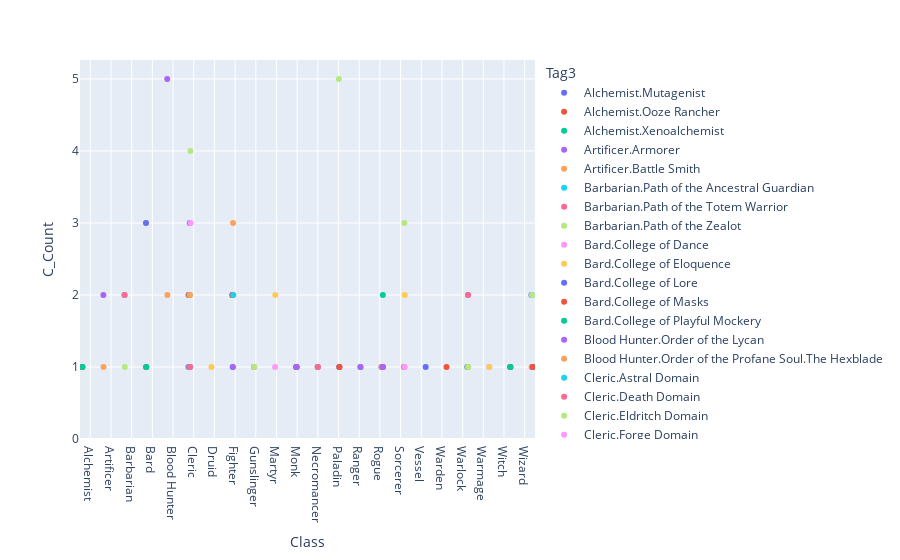

This figure's notebook cell:
### Code cell
fig = px.scatter(Tab_Cla2, x="Class", y="C_Count", color="Tag3")
fig.update_layout(scattermode="group")
fig.show()

### Figure 1 — Plotly figure (JSON) as saved in the notebook; plotly's stock layout.template omitted (floating-point values rounded to 4 significant figures)
{"data": [{"hovertemplate": "Tag3=Alchemist.Mutagenist<br>Class=%{x}<br>C_Count=%{y}<extra></extra>", "legendgroup": "Alchemist.Mutagenist", "marker": {"color": "#636efa", "symbol": "circle"}, "mode": "markers", "name": "Alchemist.Mutagenist", "orientation": "v", "showlegend": true, "type": "scatter", "x": ["Alchemist"], "xaxis": "x", "y": [1], "yaxis": "y"}, {"hovertemplate": "Tag3=Alchemist.Ooze Rancher<br>Class=%{x}<br>C_Count=%{y}<extra></extra>", "legendgroup": "Alchemist.Ooze Rancher", "marker": {"color": "#EF553B", "symbol": "circle"}, "mode": "markers", "name": "Alchemist.Ooze Rancher", "orientation": "v", "showlegend": true, "type": "scatter", "x": ["Alchemist"], "xaxis": "x", "y": [1], "yaxis": "y"}, {"hovertemplate": "Tag3=Alchemist.Xenoalchemist<br>Class=%{x}<br>C_Count=%{y}<extra></extra>", "legendgroup": "Alchemist.Xenoalchemist", "marker": {"color": "#00cc96", "symbol": "circle"}, "mode": "markers", "name": "Alchemist.Xenoalchemist", "orientation": "v", "showlegend": true, "type": "scatter", "x": ["Alchemist"], "xaxis": "x", "y": [1], "yaxis": "y"}, {"hovertemplate": "Tag3=Artificer.Armorer<br>Class=%{x}<br>C_Count=%{y}<extra></extra>", "legendgroup": "Artificer.Armorer", "marker": {"color": "#ab63fa", "symbol": "circle"}, "mode": "markers", "name": "Artificer.Armorer", "orientation": "v", "showlegend": true, "type": "scatter", "x": ["Artificer"], "xaxis": "x", "y": [2], "yaxis": "y"}, {"hovertemplate": "Tag3=Artificer.Battle Smith<br>Class=%{x}<br>C_Count=%{y}<extra></extra>", "legendgroup": "Artificer.Battle Smith", "marker": {"color": "#FFA15A", "symbol": "circle"}, "mode": "markers", "name": "Artificer.Battle Smith", "orientation": "v", "showlegend": true, "type": "scatter", "x": ["Artificer"], "xaxis": "x", "y": [1], "yaxis": "y"}, {"hovertemplate": "Tag3=Barbarian.Path of the Ancestral Guardian<br>Class=%{x}<br>C_Count=%{y}<extra></extra>", "legendgroup": "Barbarian.Path of the Ancestral Guardian", "marker": {"color": "#19d3f3", "symbol": "circle"}, "mode": "markers", "name": "Barbarian.Path of the Ancestral Guardian", "orientation": "v", "showlegend": true, "type": "scatter", "x": ["Barbarian"], "xaxis": "x", "y": [2], "yaxis": "y"}, {"hovertemplate": "Tag3=Barbarian.Path of the Totem Warrior<br>Class=%{x}<br>C_Count=%{y}<extra></extra>", "legendgroup": "Barbarian.Path of the Totem Warrior", "marker": {"color": "#FF6692", "symbol": "circle"}, "mode": "markers", "name": "Barbarian.Path of the Totem Warrior", "orientation": "v", "showlegend": true, "type": "scatter", "x": ["Barbarian"], "xaxis": "x", "y": [2], "yaxis": "y"}, {"hovertemplate": "Tag3=Barbarian.Path of the Zealot<br>Class=%{x}<br>C_Count=%{y}<extra></extra>", "legendgroup": "Barbarian.Path of the Zealot", "marker": {"color": "#B6E880", "symbol": "circle"}, "mode": "markers", "name": "Barbarian.Path of the Zealot", "orientation": "v", "showlegend": true, "type": "scatter", "x": ["Barbarian"], "xaxis": "x", "y": [1], "yaxis": "y"}, {"hovertemplate": "Tag3=Bard.College of Dance<br>Class=%{x}<br>C_Count=%{y}<extra></extra>", "legendgroup": "Bard.College of Dance", "marker": {"color": "#FF97FF", "symbol": "circle"}, "mode": "markers", "name": "Bard.College of Dance", "orientation": "v", "showlegend": true, "type": "scatter", "x": ["Bard"], "xaxis": "x", "y": [1], "yaxis": "y"}, {"hovertemplate": "Tag3=Bard.College of Eloquence<br>Class=%{x}<br>C_Count=%{y}<extra></extra>", "legendgroup": "Bard.College of Eloquence", "marker": {"color": "#FECB52", "symbol": "circle"}, "mode": "markers", "name": "Bard.College of Eloquence", "orientation": "v", "showlegend": true, "type": "scatter", "x": ["Bard"], "xaxis": "x", "y": [3], "yaxis": "y"}, {"hovertemplate": "Tag3=Bard.College of Lore<br>Class=%{x}<br>C_Count=%{y}<extra></extra>", "legendgroup": "Bard.College of Lore", "marker": {"color": "#636efa", "symbol": "circle"}, "mode": "markers", "name": "Bard.College of Lore", "orientation": "v", "showlegend": true, "type": "scatter", "x": ["Bard"], "xaxis": "x", "y": [3], "yaxis": "y"}, {"hovertemplate": "Tag3=Bard.College of Masks<br>Class=%{x}<br>C_Count=%{y}<extra></extra>", "legendgroup": "Bard.College of Masks", "marker": {"color": "#EF553B", "symbol": "circle"}, "mode": "markers", "name": "Bard.College of Masks", "orientation": "v", "showlegend": true, "type": "scatter", "x": ["Bard"], "xaxis": "x", "y": [1], "yaxis": "y"}, {"hovertemplate": "Tag3=Bard.College of Playful Mockery<br>Class=%{x}<br>C_Count=%{y}<extra></extra>", "legendgroup": "Bard.College of Playful Mockery", "marker": {"color": "#00cc96", "symbol": "circle"}, "mode": "markers", "name": "Bard.College of Playful Mockery", "orientation": "v", "showlegend": true, "type": "scatter", "x": ["Bard"], "xaxis": "x", "y": [1], "yaxis": "y"}, {"hovertemplate": "Tag3=Blood Hunter.Order of the Lycan<br>Class=%{x}<br>C_Count=%{y}<extra></extra>", "legendgroup": "Blood Hunter.Order of the Lycan", "marker": {"color": "#ab63fa", "symbol": "circle"}, "mode": "markers", "name": "Blood Hunter.Order of the Lycan", "orientation": "v", "showlegend": true, "type": "scatter", "x": ["Blood Hunter"], "xaxis": "x", "y": [5], "yaxis": "y"}, {"hovertemplate": "Tag3=Blood Hunter.Order of the Profane Soul.The Hexblade<br>Class=%{x}<br>C_Count=%{y}<extra></extra>", "legendgroup": "Blood Hunter.Order of the Profane Soul.The Hexblade", "marker": {"color": "#FFA15A", "symbol": "circle"}, "mode": "markers", "name": "Blood Hunter.Order of the Profane Soul.The Hexblade", "orientation": "v", "showlegend": true, "type": "scatter", "x": ["Blood Hunter"], "xaxis": "x", "y": [2], "yaxis": "y"}, {"hovertemplate": "Tag3=Cleric.Astral Domain<br>Class=%{x}<br>C_Count=%{y}<extra></extra>", "legendgroup": "Cleric.Astral Domain", "marker": {"color": "#19d3f3", "symbol": "circle"}, "mode": "markers", "name": "Cleric.Astral Domain", "orientation": "v", "showlegend": true, "type": "scatter", "x": ["Cleric"], "xaxis": "x", "y": [1], "yaxis": "y"}, {"hovertemplate": "Tag3=Cleric.Death Domain<br>Class=%{x}<br>C_Count=%{y}<extra></extra>", "legendgroup": "Cleric.Death Domain", "marker": {"color": "#FF6692", "symbol": "circle"}, "mode": "markers", "name": "Cleric.Death Domain", "orientation": "v", "showlegend": true, "type": "scatter", "x": ["Cleric"], "xaxis": "x", "y": [2], "yaxis": "y"}, {"hovertemplate": "Tag3=Cleric.Eldritch Domain<br>Class=%{x}<br>C_Count=%{y}<extra></extra>", "legendgroup": "Cleric.Eldritch Domain", "marker": {"color": "#B6E880", "symbol": "circle"}, "mode": "markers", "name": "Cleric.Eldritch Domain", "orientation": "v", "showlegend": true, "type": "scatter", "x": ["Cleric"], "xaxis": "x", "y": [1], "yaxis": "y"}, {"hovertemplate": "Tag3=Cleric.Forge Domain<br>Class=%{x}<br>C_Count=%{y}<extra></extra>", "legendgroup": "Cleric.Forge Domain", "marker": {"color": "#FF97FF", "symbol": "circle"}, "mode": "markers", "name": "Cleric.Forge Domain", "orientation": "v", "showlegend": true, "type": "scatter", "x": ["Cleric"], "xaxis": "x", "y": [1], "yaxis": "y"}, {"hovertemplate": "Tag3=Cleric.Garlic Bread Domain<br>Class=%{x}<br>C_Count=%{y}<extra></extra>", "legendgroup": "Cleric.Garlic Bread Domain", "marker": {"color": "#FECB52", "symbol": "circle"}, "mode": "markers", "name": "Cleric.Garlic Bread Domain", "orientation": "v", "showlegend": true, "type": "scatter", "x": ["Cleric"], "xaxis": "x", "y": [1], "yaxis": "y"}, {"hovertemplate": "Tag3=Cleric.Grave Domain<br>Class=%{x}<br>C_Count=%{y}<extra></extra>", "legendgroup": "Cleric.Grave Domain", "marker": {"color": "#636efa", "symbol": "circle"}, "mode": "markers", "name": "Cleric.Grave Domain", "orientation": "v", "showlegend": true, "type": "scatter", "x": ["Cleric"], "xaxis": "x", "y": [1], "yaxis": "y"}, {"hovertemplate": "Tag3=Cleric.Inquisition Domain<br>Class=%{x}<br>C_Count=%{y}<extra></extra>", "legendgroup": "Cleric.Inquisition Domain", "marker": {"color": "#EF553B", "symbol": "circle"}, "mode": "markers", "name": "Cleric.Inquisition Domain", "orientation": "v", "showlegend": true, "type": "scatter", "x": ["Cleric"], "xaxis": "x", "y": [2], "yaxis": "y"}, {"hovertemplate": "Tag3=Cleric.Life Domain<br>Class=%{x}<br>C_Count=%{y}<extra></extra>", "legendgroup": "Cleric.Life Domain", "marker": {"color": "#00cc96", "symbol": "circle"}, "mode": "markers", "name": "Cleric.Life Domain", "orientation": "v", "showlegend": true, "type": "scatter", "x": ["Cleric"], "xaxis": "x", "y": [2], "yaxis": "y"}, {"hovertemplate": "Tag3=Cleric.Light Domain<br>Class=%{x}<br>C_Count=%{y}<extra></extra>", "legendgroup": "Cleric.Light Domain", "marker": {"color": "#ab63fa", "symbol": "circle"}, "mode": "markers", "name": "Cleric.Light Domain", "orientation": "v", "showlegend": true, "type": "scatter", "x": ["Cleric"], "xaxis": "x", "y": [3], "yaxis": "y"}, {"hovertemplate": "Tag3=Cleric.Moon Domain<br>Class=%{x}<br>C_Count=%{y}<extra></extra>", "legendgroup": "Cleric.Moon Domain", "marker": {"color": "#FFA15A", "symbol": "circle"}, "mode": "markers", "name": "Cleric.Moon Domain", "orientation": "v", "showlegend": true, "type": "scatter", "x": ["Cleric"], "xaxis": "x", "y": [2], "yaxis": "y"}, {"hovertemplate": "Tag3=Cleric.Order Domain<br>Class=%{x}<br>C_Count=%{y}<extra></extra>", "legendgroup": "Cleric.Order Domain", "marker": {"color": "#19d3f3", "symbol": "circle"}, "mode": "markers", "name": "Cleric.Order Domain", "orientation": "v", "showlegend": true, "type": "scatter", "x": ["Cleric"], "xaxis": "x", "y": [1], "yaxis": "y"}, {"hovertemplate": "Tag3=Cleric.Peace Domain<br>Class=%{x}<br>C_Count=%{y}<extra></extra>", "legendgroup": "Cleric.Peace Domain", "marker": {"color": "#FF6692", "symbol": "circle"}, "mode": "markers", "name": "Cleric.Peace Domain", "orientation": "v", "showlegend": true, "type": "scatter", "x": ["Cleric"], "xaxis": "x", "y": [1], "yaxis": "y"}, {"hovertemplate": "Tag3=Cleric.Tempest Domain<br>Class=%{x}<br>C_Count=%{y}<extra></extra>", "legendgroup": "Cleric.Tempest Domain", "marker": {"color": "#B6E880", "symbol": "circle"}, "mode": "markers", "name": "Cleric.Tempest Domain", "orientation": "v", "showlegend": true, "type": "scatter", "x": ["Cleric"], "xaxis": "x", "y": [4], "yaxis": "y"}, {"hovertemplate": "Tag3=Cleric.Twilight Domain<br>Class=%{x}<br>C_Count=%{y}<extra></extra>", "legendgroup": "Cleric.Twilight Domain", "marker": {"color": "#FF97FF", "symbol": "circle"}, "mode": "markers", "name": "Cleric.Twilight Domain", "orientation": "v", "showlegend": true, "type": "scatter", "x": ["Cleric"], "xaxis": "x", "y": [3], "yaxis": "y"}, {"hovertemplate": "Tag3=Druid.Circle of the Shepherd<br>Class=%{x}<br>C_Count=%{y}<extra></extra>", "legendgroup": "Druid.Circle of the Shepherd", "marker": {"color": "#FECB52", "symbol": "circle"}, "mode": "markers", "name": "Druid.Circle of the Shepherd", "orientation": "v", "showlegend": true, "type": "scatter", "x": ["Druid"], "xaxis": "x", "y": [1], "yaxis": "y"}, {"hovertemplate": "Tag3=Fighter.Battle Master<br>Class=%{x}<br>C_Count=%{y}<extra></extra>", "legendgroup": "Fighter.Battle Master", "marker": {"color": "#636efa", "symbol": "circle"}, "mode": "markers", "name": "Fighter.Battle Master", "orientation": "v", "showlegend": true, "type": "scatter", "x": ["Fighter"], "xaxis": "x", "y": [2], "yaxis": "y"}, {"hovertemplate": "Tag3=Fighter.Echo Knight<br>Class=%{x}<br>C_Count=%{y}<extra></extra>", "legendgroup": "Fighter.Echo Knight", "marker": {"color": "#EF553B", "symbol": "circle"}, "mode": "markers", "name": "Fighter.Echo Knight", "orientation": "v", "showlegend": true, "type": "scatter", "x": ["Fighter"], "xaxis": "x", "y": [2], "yaxis": "y"}, {"hovertemplate": "Tag3=Fighter.Eldritch Knight<br>Class=%{x}<br>C_Count=%{y}<extra></extra>", "legendgroup": "Fighter.Eldritch Knight", "marker": {"color": "#00cc96", "symbol": "circle"}, "mode": "markers", "name": "Fighter.Eldritch Knight", "orientation": "v", "showlegend": true, "type": "scatter", "x": ["Fighter"], "xaxis": "x", "y": [1], "yaxis": "y"}, {"hovertemplate": "Tag3=Fighter.Living Crucible<br>Class=%{x}<br>C_Count=%{y}<extra></extra>", "legendgroup": "Fighter.Living Crucible", "marker": {"color": "#ab63fa", "symbol": "circle"}, "mode": "markers", "name": "Fighter.Living Crucible", "orientation": "v", "showlegend": true, "type": "scatter", "x": ["Fighter"], "xaxis": "x", "y": [1], "yaxis": "y"}, {"hovertemplate": "Tag3=Fighter.Rune Knight<br>Class=%{x}<br>C_Count=%{y}<extra></extra>", "legendgroup": "Fighter.Rune Knight", "marker": {"color": "#FFA15A", "symbol": "circle"}, "mode": "markers", "name": "Fighter.Rune Knight", "orientation": "v", "showlegend": true, "type": "scatter", "x": ["Fighter"], "xaxis": "x", "y": [3], "yaxis": "y"}, {"hovertemplate": "Tag3=Fighter.Samurai<br>Class=%{x}<br>C_Count=%{y}<extra></extra>", "legendgroup": "Fighter.Samurai", "marker": {"color": "#19d3f3", "symbol": "circle"}, "mode": "markers", "name": "Fighter.Samurai", "orientation": "v", "showlegend": true, "type": "scatter", "x": ["Fighter"], "xaxis": "x", "y": [2], "yaxis": "y"}, {"hovertemplate": "Tag3=Gunslinger.Gun Tank<br>Class=%{x}<br>C_Count=%{y}<extra></extra>", "legendgroup": "Gunslinger.Gun Tank", "marker": {"color": "#FF6692", "symbol": "circle"}, "mode": "markers", "name": "Gunslinger.Gun Tank", "orientation": "v", "showlegend": true, "type": "scatter", "x": ["Gunslinger"], "xaxis": "x", "y": [1], "yaxis": "y"}, {"hovertemplate": "Tag3=Gunslinger.White Hat<br>Class=%{x}<br>C_Count=%{y}<extra></extra>", "legendgroup": "Gunslinger.White Hat", "marker": {"color": "#B6E880", "symbol": "circle"}, "mode": "markers", "name": "Gunslinger.White Hat", "orientation": "v", "showlegend": true, "type": "scatter", "x": ["Gunslinger"], "xaxis": "x", "y": [1], "yaxis": "y"}, {"hovertemplate": "Tag3=Martyr.Burden of Mercy<br>Class=%{x}<br>C_Count=%{y}<extra></extra>", "legendgroup": "Martyr.Burden of Mercy", "marker": {"color": "#FF97FF", "symbol": "circle"}, "mode": "markers", "name": "Martyr.Burden of Mercy", "orientation": "v", "showlegend": true, "type": "scatter", "x": ["Martyr"], "xaxis": "x", "y": [1], "yaxis": "y"}, {"hovertemplate": "Tag3=Martyr.Burden of Tyranny<br>Class=%{x}<br>C_Count=%{y}<extra></extra>", "legendgroup": "Martyr.Burden of Tyranny", "marker": {"color": "#FECB52", "symbol": "circle"}, "mode": "markers", "name": "Martyr.Burden of Tyranny", "orientation": "v", "showlegend": true, "type": "scatter", "x": ["Martyr"], "xaxis": "x", "y": [2], "yaxis": "y"}, {"hovertemplate": "Tag3=Monk.Way of Shadow<br>Class=%{x}<br>C_Count=%{y}<extra></extra>", "legendgroup": "Monk.Way of Shadow", "marker": {"color": "#636efa", "symbol": "circle"}, "mode": "markers", "name": "Monk.Way of Shadow", "orientation": "v", "showlegend": true, "type": "scatter", "x": ["Monk"], "xaxis": "x", "y": [1], "yaxis": "y"}, {"hovertemplate": "Tag3=Monk.Way of the Dancing Current<br>Class=%{x}<br>C_Count=%{y}<extra></extra>", "legendgroup": "Monk.Way of the Dancing Current", "marker": {"color": "#EF553B", "symbol": "circle"}, "mode": "markers", "name": "Monk.Way of the Dancing Current", "orientation": "v", "showlegend": true, "type": "scatter", "x": ["Monk"], "xaxis": "x", "y": [1], "yaxis": "y"}, {"hovertemplate": "Tag3=Monk.Way of the Open Hand<br>Class=%{x}<br>C_Count=%{y}<extra></extra>", "legendgroup": "Monk.Way of the Open Hand", "marker": {"color": "#00cc96", "symbol": "circle"}, "mode": "markers", "name": "Monk.Way of the Open Hand", "orientation": "v", "showlegend": true, "type": "scatter", "x": ["Monk"], "xaxis": "x", "y": [1], "yaxis": "y"}, {"hovertemplate": "Tag3=Monk.Way of the Speedster<br>Class=%{x}<br>C_Count=%{y}<extra></extra>", "legendgroup": "Monk.Way of the Speedster", "marker": {"color": "#ab63fa", "symbol": "circle"}, "mode": "markers", "name": "Monk.Way of the Speedster", "orientation": "v", "showlegend": true, "type": "scatter", "x": ["Monk"], "xaxis": "x", "y": [1], "yaxis": "y"}, {"hovertemplate": "Tag3=Necromancer.Pharaoh<br>Class=%{x}<br>C_Count=%{y}<extra></extra>", "legendgroup": "Necromancer.Pharaoh", "marker": {"color": "#FFA15A", "symbol": "circle"}, "mode": "markers", "name": "Necromancer.Pharaoh", "orientation": "v", "showlegend": true, "type": "scatter", "x": ["Necromancer"], "xaxis": "x", "y": [1], "yaxis": "y"}, {"hovertemplate": "Tag3=Necromancer.Reanimator<br>Class=%{x}<br>C_Count=%{y}<extra></extra>", "legendgroup": "Necromancer.Reanimator", "marker": {"color": "#19d3f3", "symbol": "circle"}, "mode": "markers", "name": "Necromancer.Reanimator", "orientation": "v", "showlegend": true, "type": "scatter", "x": ["Necromancer"], "xaxis": "x", "y": [1], "yaxis": "y"}, {"hovertemplate": "Tag3=Necromancer.Reaper<br>Class=%{x}<br>C_Count=%{y}<extra></extra>", "legendgroup": "Necromancer.Reaper", "marker": {"color": "#FF6692", "symbol": "circle"}, "mode": "markers", "name": "Necromancer.Reaper", "orientation": "v", "showlegend": true, "type": "scatter", "x": ["Necromancer"], "xaxis": "x", "y": [1], "yaxis": "y"}, {"hovertemplate": "Tag3=Paladin.Oath of Conquest<br>Class=%{x}<br>C_Count=%{y}<extra></extra>", "legendgroup": "Paladin.Oath of Conquest", "marker": {"color": "#B6E880", "symbol": "circle"}, "mode": "markers", "name": "Paladin.Oath of Conquest", "orientation": "v", "showlegend": true, "type": "scatter", "x": ["Paladin"], "xaxis": "x", "y": [5], "yaxis": "y"}, {"hovertemplate": "Tag3=Paladin.Oath of the Hearth<br>Class=%{x}<br>C_Count=%{y}<extra></extra>", "legendgroup": "Paladin.Oath of the Hearth", "marker": {"color": "#FF97FF", "symbol": "circle"}, "mode": "markers", "name": "Paladin.Oath of the Hearth", "orientation": "v", "showlegend": true, "type": "scatter", "x": ["Paladin"], "xaxis": "x", "y": [1], "yaxis": "y"}, {"hovertemplate": "Tag3=Paladin.Oath of the Open Sea<br>Class=%{x}<br>C_Count=%{y}<extra></extra>", "legendgroup": "Paladin.Oath of the Open Sea", "marker": {"color": "#FECB52", "symbol": "circle"}, "mode": "markers", "name": "Paladin.Oath of the Open Sea", "orientation": "v", "showlegend": true, "type": "scatter", "x": ["Paladin"], "xaxis": "x", "y": [1], "yaxis": "y"}, {"hovertemplate": "Tag3=Paladin.Oath of the Sun<br>Class=%{x}<br>C_Count=%{y}<extra></extra>", "legendgroup": "Paladin.Oath of the Sun", "marker": {"color": "#636efa", "symbol": "circle"}, "mode": "markers", "name": "Paladin.Oath of the Sun", "orientation": "v", "showlegend": true, "type": "scatter", "x": ["Paladin"], "xaxis": "x", "y": [1], "yaxis": "y"}, {"hovertemplate": "Tag3=Paladin.Oath of the Watchers<br>Class=%{x}<br>C_Count=%{y}<extra></extra>", "legendgroup": "Paladin.Oath of the Watchers", "marker": {"color": "#EF553B", "symbol": "circle"}, "mode": "markers", "name": "Paladin.Oath of the Watchers", "orientation": "v", "showlegend": true, "type": "scatter", "x": ["Paladin"], "xaxis": "x", "y": [1], "yaxis": "y"}, {"hovertemplate": "Tag3=Ranger.Horizon Walker<br>Class=%{x}<br>C_Count=%{y}<extra></extra>", "legendgroup": "Ranger.Horizon Walker", "marker": {"color": "#00cc96", "symbol": "circle"}, "mode": "markers", "name": "Ranger.Horizon Walker", "orientation": "v", "showlegend": true, "type": "scatter", "x": ["Ranger"], "xaxis": "x", "y": [1], "yaxis": "y"}, {"hovertemplate": "Tag3=Ranger.Swarmkeeper<br>Class=%{x}<br>C_Count=%{y}<extra></extra>", "legendgroup": "Ranger.Swarmkeeper", "marker": {"color": "#ab63fa", "symbol": "circle"}, "mode": "markers", "name": "Ranger.Swarmkeeper", "orientation": "v", "showlegend": true, "type": "scatter", "x": ["Ranger"], "xaxis": "x", "y": [1], "yaxis": "y"}, {"hovertemplate": "Tag3=Rogue.Arcane Trickster<br>Class=%{x}<br>C_Count=%{y}<extra></extra>", "legendgroup": "Rogue.Arcane Trickster", "marker": {"color": "#FFA15A", "symbol": "circle"}, "mode": "markers", "name": "Rogue.Arcane Trickster", "orientation": "v", "showlegend": true, "type": "scatter", "x": ["Rogue"], "xaxis": "x", "y": [1], "yaxis": "y"}, {"hovertemplate": "Tag3=Rogue.Assassin<br>Class=%{x}<br>C_Count=%{y}<extra></extra>", "legendgroup": "Rogue.Assassin", "marker": {"color": "#19d3f3", "symbol": "circle"}, "mode": "markers", "name": "Rogue.Assassin", "orientation": "v", "showlegend": true, "type": "scatter", "x": ["Rogue"], "xaxis": "x", "y": [1], "yaxis": "y"}, {"hovertemplate": "Tag3=Rogue.Dreadmask<br>Class=%{x}<br>C_Count=%{y}<extra></extra>", "legendgroup": "Rogue.Dreadmask", "marker": {"color": "#FF6692", "symbol": "circle"}, "mode": "markers", "name": "Rogue.Dreadmask", "orientation": "v", "showlegend": true, "type": "scatter", "x": ["Rogue"], "xaxis": "x", "y": [1], "yaxis": "y"}, {"hovertemplate": "Tag3=Rogue.Kinslayer<br>Class=%{x}<br>C_Count=%{y}<extra></extra>", "legendgroup": "Rogue.Kinslayer", "marker": {"color": "#B6E880", "symbol": "circle"}, "mode": "markers", "name": "Rogue.Kinslayer", "orientation": "v", "showlegend": true, "type": "scatter", "x": ["Rogue"], "xaxis": "x", "y": [1], "yaxis": "y"}, {"hovertemplate": "Tag3=Rogue.Phantom<br>Class=%{x}<br>C_Count=%{y}<extra></extra>", "legendgroup": "Rogue.Phantom", "marker": {"color": "#FF97FF", "symbol": "circle"}, "mode": "markers", "name": "Rogue.Phantom", "orientation": "v", "showlegend": true, "type": "scatter", "x": ["Rogue"], "xaxis": "x", "y": [1], "yaxis": "y"}, {"hovertemplate": "Tag3=Rogue.Scout<br>Class=%{x}<br>C_Count=%{y}<extra></extra>", "legendgroup": "Rogue.Scout", "marker": {"color": "#FECB52", "symbol": "circle"}, "mode": "markers", "name": "Rogue.Scout", "orientation": "v", "showlegend": true, "type": "scatter", "x": ["Rogue"], "xaxis": "x", "y": [1], "yaxis": "y"}, {"hovertemplate": "Tag3=Rogue.Soulknife<br>Class=%{x}<br>C_Count=%{y}<extra></extra>", "legendgroup": "Rogue.Soulknife", "marker": {"color": "#636efa", "symbol": "circle"}, "mode": "markers", "name": "Rogue.Soulknife", "orientation": "v", "showlegend": true, "type": "scatter", "x": ["Rogue"], "xaxis": "x", "y": [1], "yaxis": "y"}, {"hovertemplate": "Tag3=Rogue.Stormscale<br>Class=%{x}<br>C_Count=%{y}<extra></extra>", "legendgroup": "Rogue.Stormscale", "marker": {"color": "#EF553B", "symbol": "circle"}, "mode": "markers", "name": "Rogue.Stormscale", "orientation": "v", "showlegend": true, "type": "scatter", "x": ["Rogue"], "xaxis": "x", "y": [1], "yaxis": "y"}, {"hovertemplate": "Tag3=Rogue.Swashbuckler<br>Class=%{x}<br>C_Count=%{y}<extra></extra>", "legendgroup": "Rogue.Swashbuckler", "marker": {"color": "#00cc96", "symbol": "circle"}, "mode": "markers", "name": "Rogue.Swashbuckler", "orientation": "v", "showlegend": true, "type": "scatter", "x": ["Rogue"], "xaxis": "x", "y": [2], "yaxis": "y"}, {"hovertemplate": "Tag3=Rogue.Titan Slayer<br>Class=%{x}<br>C_Count=%{y}<extra></extra>", "legendgroup": "Rogue.Titan Slayer", "marker": {"color": "#ab63fa", "symbol": "circle"}, "mode": "markers", "name": "Rogue.Titan Slayer", "orientation": "v", "showlegend": true, "type": "scatter", "x": ["Rogue"], "xaxis": "x", "y": [1], "yaxis": "y"}, {"hovertemplate": "Tag3=Sorcerer.Clockwork Soul<br>Class=%{x}<br>C_Count=%{y}<extra></extra>", "legendgroup": "Sorcerer.Clockwork Soul", "marker": {"color": "#FFA15A", "symbol": "circle"}, "mode": "markers", "name": "Sorcerer.Clockwork Soul", "orientation": "v", "showlegend": true, "type": "scatter", "x": ["Sorcerer"], "xaxis": "x", "y": [1], "yaxis": "y"}, {"hovertemplate": "Tag3=Sorcerer.Divine Soul<br>Class=%{x}<br>C_Count=%{y}<extra></extra>", "legendgroup": "Sorcerer.Divine Soul", "marker": {"color": "#19d3f3", "symbol": "circle"}, "mode": "markers", "name": "Sorcerer.Divine Soul", "orientation": "v", "showlegend": true, "type": "scatter", "x": ["Sorcerer"], "xaxis": "x", "y": [1], "yaxis": "y"}, {"hovertemplate": "Tag3=Sorcerer.Frost Magic<br>Class=%{x}<br>C_Count=%{y}<extra></extra>", "legendgroup": "Sorcerer.Frost Magic", "marker": {"color": "#FF6692", "symbol": "circle"}, "mode": "markers", "name": "Sorcerer.Frost Magic", "orientation": "v", "showlegend": true, "type": "scatter", "x": ["Sorcerer"], "xaxis": "x", "y": [1], "yaxis": "y"}, {"hovertemplate": "Tag3=Sorcerer.Mirrorkin<br>Class=%{x}<br>C_Count=%{y}<extra></extra>", "legendgroup": "Sorcerer.Mirrorkin", "marker": {"color": "#B6E880", "symbol": "circle"}, "mode": "markers", "name": "Sorcerer.Mirrorkin", "orientation": "v", "showlegend": true, "type": "scatter", "x": ["Sorcerer"], "xaxis": "x", "y": [3], "yaxis": "y"}, {"hovertemplate": "Tag3=Sorcerer.Reincarnated Hero<br>Class=%{x}<br>C_Count=%{y}<extra></extra>", "legendgroup": "Sorcerer.Reincarnated Hero", "marker": {"color": "#FF97FF", "symbol": "circle"}, "mode": "markers", "name": "Sorcerer.Reincarnated Hero", "orientation": "v", "showlegend": true, "type": "scatter", "x": ["Sorcerer"], "xaxis": "x", "y": [1], "yaxis": "y"}, {"hovertemplate": "Tag3=Sorcerer.Toon Magic<br>Class=%{x}<br>C_Count=%{y}<extra></extra>", "legendgroup": "Sorcerer.Toon Magic", "marker": {"color": "#FECB52", "symbol": "circle"}, "mode": "markers", "name": "Sorcerer.Toon Magic", "orientation": "v", "showlegend": true, "type": "scatter", "x": ["Sorcerer"], "xaxis": "x", "y": [2], "yaxis": "y"}, {"hovertemplate": "Tag3=Vessel.Altered Mage<br>Class=%{x}<br>C_Count=%{y}<extra></extra>", "legendgroup": "Vessel.Altered Mage", "marker": {"color": "#636efa", "symbol": "circle"}, "mode": "markers", "name": "Vessel.Altered Mage", "orientation": "v", "showlegend": true, "type": "scatter", "x": ["Vessel"], "xaxis": "x", "y": [1], "yaxis": "y"}, {"hovertemplate": "Tag3=Warden.Bloodwrath Guardian<br>Class=%{x}<br>C_Count=%{y}<extra></extra>", "legendgroup": "Warden.Bloodwrath Guardian", "marker": {"color": "#EF553B", "symbol": "circle"}, "mode": "markers", "name": "Warden.Bloodwrath Guardian", "orientation": "v", "showlegend": true, "type": "scatter", "x": ["Warden"], "xaxis": "x", "y": [1], "yaxis": "y"}, {"hovertemplate": "Tag3=Warlock.The Archfey<br>Class=%{x}<br>C_Count=%{y}<extra></extra>", "legendgroup": "Warlock.The Archfey", "marker": {"color": "#00cc96", "symbol": "circle"}, "mode": "markers", "name": "Warlock.The Archfey", "orientation": "v", "showlegend": true, "type": "scatter", "x": ["Warlock"], "xaxis": "x", "y": [1], "yaxis": "y"}, {"hovertemplate": "Tag3=Warlock.The Astral Griffon<br>Class=%{x}<br>C_Count=%{y}<extra></extra>", "legendgroup": "Warlock.The Astral Griffon", "marker": {"color": "#ab63fa", "symbol": "circle"}, "mode": "markers", "name": "Warlock.The Astral Griffon", "orientation": "v", "showlegend": true, "type": "scatter", "x": ["Warlock"], "xaxis": "x", "y": [1], "yaxis": "y"}, {"hovertemplate": "Tag3=Warlock.The Fathomless<br>Class=%{x}<br>C_Count=%{y}<extra></extra>", "legendgroup": "Warlock.The Fathomless", "marker": {"color": "#FFA15A", "symbol": "circle"}, "mode": "markers", "name": "Warlock.The Fathomless", "orientation": "v", "showlegend": true, "type": "scatter", "x": ["Warlock"], "xaxis": "x", "y": [1], "yaxis": "y"}, {"hovertemplate": "Tag3=Warlock.The Genie<br>Class=%{x}<br>C_Count=%{y}<extra></extra>", "legendgroup": "Warlock.The Genie", "marker": {"color": "#19d3f3", "symbol": "circle"}, "mode": "markers", "name": "Warlock.The Genie", "orientation": "v", "showlegend": true, "type": "scatter", "x": ["Warlock"], "xaxis": "x", "y": [2], "yaxis": "y"}, {"hovertemplate": "Tag3=Warlock.The Hexblade<br>Class=%{x}<br>C_Count=%{y}<extra></extra>", "legendgroup": "Warlock.The Hexblade", "marker": {"color": "#FF6692", "symbol": "circle"}, "mode": "markers", "name": "Warlock.The Hexblade", "orientation": "v", "showlegend": true, "type": "scatter", "x": ["Warlock"], "xaxis": "x", "y": [2], "yaxis": "y"}, {"hovertemplate": "Tag3=Warlock.The Undead<br>Class=%{x}<br>C_Count=%{y}<extra></extra>", "legendgroup": "Warlock.The Undead", "marker": {"color": "#B6E880", "symbol": "circle"}, "mode": "markers", "name": "Warlock.The Undead", "orientation": "v", "showlegend": true, "type": "scatter", "x": ["Warlock"], "xaxis": "x", "y": [1], "yaxis": "y"}, {"hovertemplate": "Tag3=Warmage.House of Lancers<br>Class=%{x}<br>C_Count=%{y}<extra></extra>", "legendgroup": "Warmage.House of Lancers", "marker": {"color": "#FF97FF", "symbol": "circle"}, "mode": "markers", "name": "Warmage.House of Lancers", "orientation": "v", "showlegend": true, "type": "scatter", "x": ["Warmage"], "xaxis": "x", "y": [1], "yaxis": "y"}, {"hovertemplate": "Tag3=Warmage.House of Pawns<br>Class=%{x}<br>C_Count=%{y}<extra></extra>", "legendgroup": "Warmage.House of Pawns", "marker": {"color": "#FECB52", "symbol": "circle"}, "mode": "markers", "name": "Warmage.House of Pawns", "orientation": "v", "showlegend": true, "type": "scatter", "x": ["Warmage"], "xaxis": "x", "y": [1], "yaxis": "y"}, {"hovertemplate": "Tag3=Witch.Black Magic<br>Class=%{x}<br>C_Count=%{y}<extra></extra>", "legendgroup": "Witch.Black Magic", "marker": {"color": "#636efa", "symbol": "circle"}, "mode": "markers", "name": "Witch.Black Magic", "orientation": "v", "showlegend": true, "type": "scatter", "x": ["Witch"], "xaxis": "x", "y": [1], "yaxis": "y"}, {"hovertemplate": "Tag3=Witch.Blood Magic<br>Class=%{x}<br>C_Count=%{y}<extra></extra>", "legendgroup": "Witch.Blood Magic", "marker": {"color": "#EF553B", "symbol": "circle"}, "mode": "markers", "name": "Witch.Blood Magic", "orientation": "v", "showlegend": true, "type": "scatter", "x": ["Witch"], "xaxis": "x", "y": [1], "yaxis": "y"}, {"hovertemplate": "Tag3=Witch.Steel Magic<br>Class=%{x}<br>C_Count=%{y}<extra></extra>", "legendgroup": "Witch.Steel Magic", "marker": {"color": "#00cc96", "symbol": "circle"}, "mode": "markers", "name": "Witch.Steel Magic", "orientation": "v", "showlegend": true, "type": "scatter", "x": ["Witch"], "xaxis": "x", "y": [1], "yaxis": "y"}, {"hovertemplate": "Tag3=Wizard.Bladesinging<br>Class=%{x}<br>C_Count=%{y}<extra></extra>", "legendgroup": "Wizard.Bladesinging", "marker": {"color": "#ab63fa", "symbol": "circle"}, "mode": "markers", "name": "Wizard.Bladesinging", "orientation": "v", "showlegend": true, "type": "scatter", "x": ["Wizard"], "xaxis": "x", "y": [2], "yaxis": "y"}, {"hovertemplate": "Tag3=Wizard.Blood Magic<br>Class=%{x}<br>C_Count=%{y}<extra></extra>", "legendgroup": "Wizard.Blood Magic", "marker": {"color": "#FFA15A", "symbol": "circle"}, "mode": "markers", "name": "Wizard.Blood Magic", "orientation": "v", "showlegend": true, "type": "scatter", "x": ["Wizard"], "xaxis": "x", "y": [1], "yaxis": "y"}, {"hovertemplate": "Tag3=Wizard.Chronurgy Magic<br>Class=%{x}<br>C_Count=%{y}<extra></extra>", "legendgroup": "Wizard.Chronurgy Magic", "marker": {"color": "#19d3f3", "symbol": "circle"}, "mode": "markers", "name": "Wizard.Chronurgy Magic", "orientation": "v", "showlegend": true, "type": "scatter", "x": ["Wizard"], "xaxis": "x", "y": [2], "yaxis": "y"}, {"hovertemplate": "Tag3=Wizard.Magic Missile Mage<br>Class=%{x}<br>C_Count=%{y}<extra></extra>", "legendgroup": "Wizard.Magic Missile Mage", "marker": {"color": "#FF6692", "symbol": "circle"}, "mode": "markers", "name": "Wizard.Magic Missile Mage", "orientation": "v", "showlegend": true, "type": "scatter", "x": ["Wizard"], "xaxis": "x", "y": [1], "yaxis": "y"}, {"hovertemplate": "Tag3=Wizard.School of Abjuration<br>Class=%{x}<br>C_Count=%{y}<extra></extra>", "legendgroup": "Wizard.School of Abjuration", "marker": {"color": "#B6E880", "symbol": "circle"}, "mode": "markers", "name": "Wizard.School of Abjuration", "orientation": "v", "showlegend": true, "type": "scatter", "x": ["Wizard"], "xaxis": "x", "y": [2], "yaxis": "y"}, {"hovertemplate": "Tag3=Wizard.School of Divination<br>Class=%{x}<br>C_Count=%{y}<extra></extra>", "legendgroup": "Wizard.School of Divination", "marker": {"color": "#FF97FF", "symbol": "circle"}, "mode": "markers", "name": "Wizard.School of Divination", "orientation": "v", "showlegend": true, "type": "scatter", "x": ["Wizard"], "xaxis": "x", "y": [1], "yaxis": "y"}, {"hovertemplate": "Tag3=Wizard.School of Illusion<br>Class=%{x}<br>C_Count=%{y}<extra></extra>", "legendgroup": "Wizard.School of Illusion", "marker": {"color": "#FECB52", "symbol": "circle"}, "mode": "markers", "name": "Wizard.School of Illusion", "orientation": "v", "showlegend": true, "type": "scatter", "x": ["Wizard"], "xaxis": "x", "y": [1], "yaxis": "y"}, {"hovertemplate": "Tag3=Wizard.School of Necromancy<br>Class=%{x}<br>C_Count=%{y}<extra></extra>", "legendgroup": "Wizard.School of Necromancy", "marker": {"color": "#636efa", "symbol": "circle"}, "mode": "markers", "name": "Wizard.School of Necromancy", "orientation": "v", "showlegend": true, "type": "scatter", "x": ["Wizard"], "xaxis": "x", "y": [1], "yaxis": "y"}, {"hovertemplate": "Tag3=Wizard.War Magic<br>Class=%{x}<br>C_Count=%{y}<extra></extra>", "legendgroup": "Wizard.War Magic", "marker": {"color": "#EF553B", "symbol": "circle"}, "mode": "markers", "name": "Wizard.War Magic", "orientation": "v", "showlegend": true, "type": "scatter", "x": ["Wizard"], "xaxis": "x", "y": [1], "yaxis": "y"}], "layout": {"autosize": true, "legend": {"title": {"text": "Tag3"}, "tracegroupgap": 0}, "margin": {"t": 60}, "scattermode": "group", "xaxis": {"anchor": "y", "autorange": true, "domain": [0, 1], "range": [-0.5, 21.5], "title": {"text": "Class"}, "type": "category"}, "yaxis": {"anchor": "x", "autorange": true, "domain": [0, 1], "range": [0, 5.263], "title": {"text": "C_Count"}, "type": "linear"}}}
